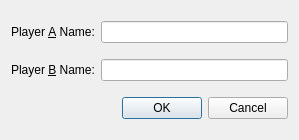
<?xml version="1.0" encoding="UTF-8"?>
<ui version="4.0">
 <class>ConfigurationDialog</class>
 <widget class="QDialog" name="ConfigurationDialog">
  <property name="geometry">
   <rect>
    <x>0</x>
    <y>0</y>
    <width>299</width>
    <height>140</height>
   </rect>
  </property>
  <property name="windowTitle">
   <string>Dialog</string>
  </property>
  <layout class="QGridLayout" name="gridLayout">
   <item row="0" column="0">
    <widget class="QLabel" name="label">
     <property name="text">
      <string>Player &amp;A Name:</string>
     </property>
     <property name="buddy">
      <cstring>player1Name</cstring>
     </property>
    </widget>
   </item>
   <item row="0" column="1">
    <widget class="QLineEdit" name="player1Name"/>
   </item>
   <item row="1" column="0">
    <widget class="QLabel" name="label_2">
     <property name="text">
      <string>Player &amp;B Name:</string>
     </property>
     <property name="buddy">
      <cstring>player2Name</cstring>
     </property>
    </widget>
   </item>
   <item row="1" column="1">
    <widget class="QLineEdit" name="player2Name"/>
   </item>
   <item row="2" column="0" colspan="2">
    <widget class="QDialogButtonBox" name="buttonBox">
     <property name="orientation">
      <enum>Qt::Horizontal</enum>
     </property>
     <property name="standardButtons">
      <set>QDialogButtonBox::Cancel|QDialogButtonBox::Ok</set>
     </property>
    </widget>
   </item>
  </layout>
 </widget>
 <tabstops>
  <tabstop>player1Name</tabstop>
  <tabstop>player2Name</tabstop>
 </tabstops>
 <resources/>
 <connections>
  <connection>
   <sender>buttonBox</sender>
   <signal>accepted()</signal>
   <receiver>ConfigurationDialog</receiver>
   <slot>accept()</slot>
   <hints>
    <hint type="sourcelabel">
     <x>248</x>
     <y>254</y>
    </hint>
    <hint type="destinationlabel">
     <x>157</x>
     <y>274</y>
    </hint>
   </hints>
  </connection>
  <connection>
   <sender>buttonBox</sender>
   <signal>rejected()</signal>
   <receiver>ConfigurationDialog</receiver>
   <slot>reject()</slot>
   <hints>
    <hint type="sourcelabel">
     <x>316</x>
     <y>260</y>
    </hint>
    <hint type="destinationlabel">
     <x>286</x>
     <y>274</y>
    </hint>
   </hints>
  </connection>
 </connections>
</ui>
